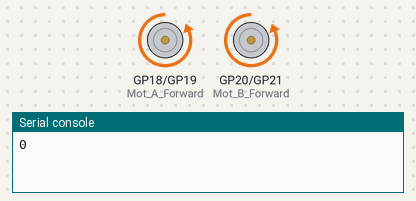
A program run on a simulated Raspberry Pi Pico running MicroPython. Shown: motor-driver pin pairs drawn as motors (green arrow = first pin HIGH = forward, orange = second pin HIGH = backward, longer = more drive), the last lines printed to the serial console. Random numbers come from a fixed seed.

Above: at 0.1 s.
At 27.1 s:
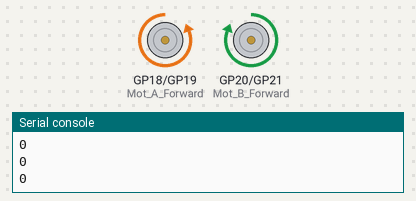
At 38.1 s:
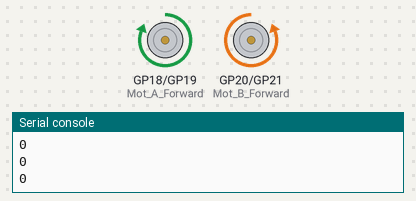
Timing chart, 0 to 39.6 s (numbered marks = the images above):
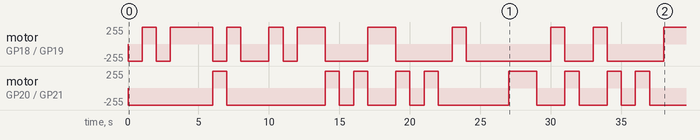

The program:

IR_sensor.py
```python
from time import sleep
from machine import Pin
import random

Mot_A_Forward = Pin(18, Pin.OUT)
Mot_A_Back = Pin(19, Pin.OUT)
Mot_B_Forward = Pin(20, Pin.OUT)
Mot_B_Back = Pin(21, Pin.OUT)
sensor = Pin(3, Pin.IN)

def move_forward():
    Mot_A_Forward.value(1)
    Mot_B_Forward.value(1)
    Mot_A_Back.value(0)
    Mot_B_Back.value(0)

def move_backward():
    Mot_A_Forward.value(0)
    Mot_B_Forward.value(0)
    Mot_A_Back.value(1)
    Mot_B_Back.value(1)

def move_stop():
    Mot_A_Forward.value(0)
    Mot_B_Forward.value(0)
    Mot_A_Back.value(0)
    Mot_B_Back.value(0)

def move_left():
    Mot_A_Forward.value(1)
    Mot_B_Forward.value(0)
    Mot_A_Back.value(0)
    Mot_B_Back.value(1)

def move_right():
    Mot_A_Forward.value(0)
    Mot_B_Forward.value(1)
    Mot_A_Back.value(1)
    Mot_B_Back.value(0)

movement_functions = [move_backward, move_left, move_right]
movement_function = [move_forward, move_left, move_right]
x = random.choice(movement_functions)
y = random.choice(movement_function)

while True:
    if sensor.value() == 1:
        print("1")
        y = random.choice(movement_function)
        y()
        sleep(1)
        move_stop()
    if sensor.value() == 0:
        print("0")
        x = random.choice(movement_functions)
        x()
        sleep(1)
        move_stop()
```

Measured:
- by itself, motor on GP18 (Mot_A_Forward) / GP19 (Mot_A_Back): stopped → backward 255/255 at 0.00 s, → forward 255/255 1.0 s later, → backward 255/255 1.0 s later, → forward 255/255 1.0 s later, … (20 changes in this stretch)
- by itself, motor on GP20 (Mot_B_Forward) / GP21 (Mot_B_Back): stopped → backward 255/255 at 0.00 s, → forward 255/255 6.0 s later, → backward 255/255 1.0 s later, → forward 255/255 7.0 s later, … (19 changes in this stretch)
